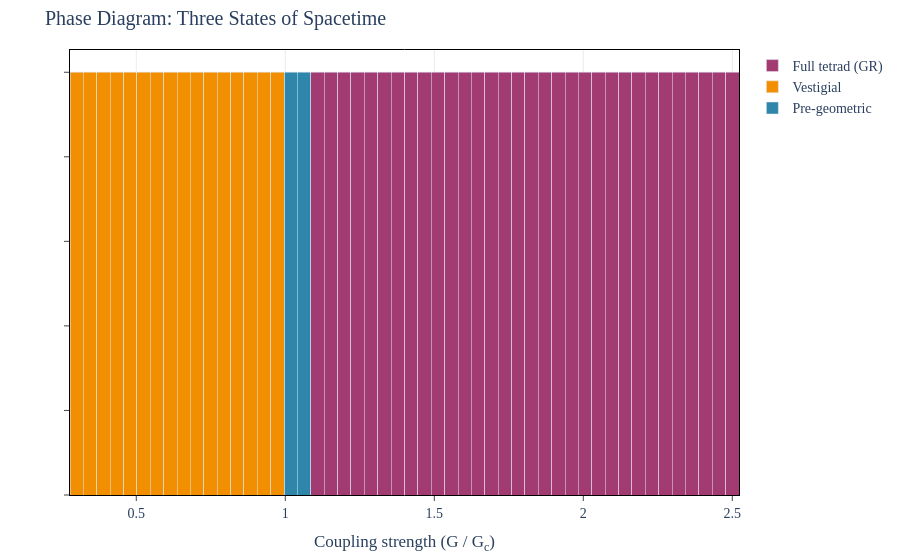

Notebook cell for this chart:
### Markdown cell above
## 3. The Phase Diagram

The complete phase diagram shows how the three phases are arranged as a function of coupling strength.

### Code cell
# viz-ref: fig_vestigial_phase_diagram

diagram = scan_coupling(
    method="mean_field",
    Lambda=LAMBDA,
    N_f=N_F,
    coupling_range=(0.3, 2.5),
    n_points=50,
)

phase_color_map = {
    "pre_geometric": COLORS["Steinhauer"],
    "vestigial": COLORS["Trento"],
    "full_tetrad": COLORS["Heidelberg"],
}
phase_display = {
    "pre_geometric": "Pre-geometric",
    "vestigial": "Vestigial",
    "full_tetrad": "Full tetrad (GR)",
}

fig = go.Figure()

for phase_name in ["pre_geometric", "vestigial", "full_tetrad"]:
    mask = [p == phase_name for p in diagram.phases]
    x_vals = diagram.coupling_ratios[mask]
    if len(x_vals) > 0:
        fig.add_trace(
            go.Bar(
                x=x_vals,
                y=[1] * len(x_vals),
                name=phase_display[phase_name],
                marker_color=phase_color_map[phase_name],
                width=diagram.coupling_ratios[1] - diagram.coupling_ratios[0],
            )
        )

fig.update_layout(barmode="stack")
apply_layout(
    fig,
    title="Phase Diagram: Three States of Spacetime",
    xaxis_title="Coupling strength (G / G<sub>c</sub>)",
    yaxis_title="",
)
fig.update_yaxes(showticklabels=False)
fig.show()

### Figure 1 — Plotly figure (JSON) as saved in the notebook; plotly's stock layout.template omitted (floating-point values rounded to 4 significant figures)
{"data": [{"marker": {"color": "#2E86AB"}, "name": "Pre-geometric", "type": "bar", "width": 0.0449, "x": [1.018, 1.063], "y": [1, 1]}, {"marker": {"color": "#F18F01"}, "name": "Vestigial", "type": "bar", "width": 0.0449, "x": [0.3, 0.3449, 0.3898, 0.4347, 0.4796, 0.5245, 0.5694, 0.6143, 0.6592, 0.7041, 0.749, 0.7939, 0.8388, 0.8837, 0.9286, 0.9735], "y": [1, 1, 1, 1, 1, 1, 1, 1, 1, 1, 1, 1, 1, 1, 1, 1]}, {"marker": {"color": "#A23B72"}, "name": "Full tetrad (GR)", "type": "bar", "width": 0.0449, "x": [1.108, 1.153, 1.198, 1.243, 1.288, 1.333, 1.378, 1.422, 1.467, 1.512, 1.557, 1.602, 1.647, 1.692, 1.737, 1.782, 1.827, 1.871, 1.916, 1.961, 2.006, 2.051, 2.096, 2.141, 2.186, 2.231, 2.276, 2.32, 2.365, 2.41, 2.455, 2.5], "y": [1, 1, 1, 1, 1, 1, 1, 1, 1, 1, 1, 1, 1, 1, 1, 1, 1, 1, 1, 1, 1, 1, 1, 1, 1, 1, 1, 1, 1, 1, 1, 1]}], "layout": {"barmode": "stack", "font": {"family": "CMU Serif, Computer Modern, Times New Roman, serif", "size": 14}, "margin": {"b": 60, "l": 70, "r": 30, "t": 50}, "paper_bgcolor": "white", "plot_bgcolor": "white", "title": {"text": "Phase Diagram: Three States of Spacetime"}, "xaxis": {"gridcolor": "rgba(0,0,0,0.08)", "linecolor": "black", "linewidth": 1, "mirror": true, "showgrid": true, "showline": true, "ticks": "outside", "title": {"text": "Coupling strength (G / G<sub>c</sub>)"}, "zeroline": true, "zerolinecolor": "rgba(0,0,0,0.2)"}, "yaxis": {"gridcolor": "rgba(0,0,0,0.08)", "linecolor": "black", "linewidth": 1, "mirror": true, "showgrid": true, "showline": true, "showticklabels": false, "ticks": "outside", "title": {"text": ""}, "zeroline": true, "zerolinecolor": "rgba(0,0,0,0.2)"}}}
